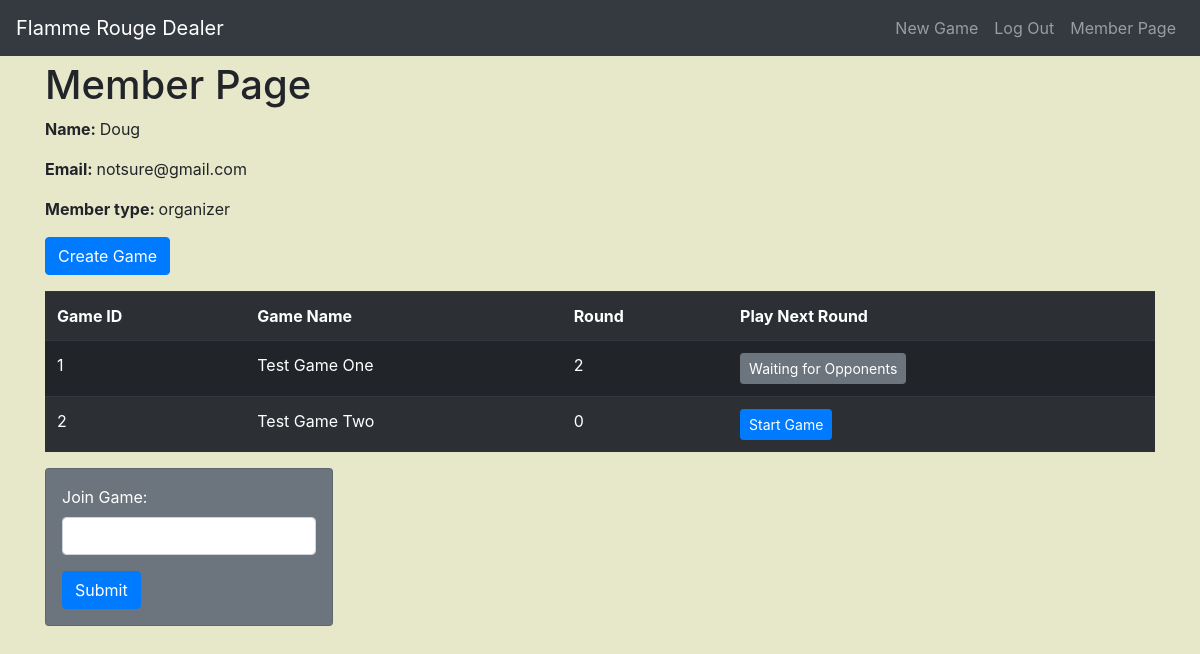
/member/member_page (signed in), run on an earlier commit of the app's database.
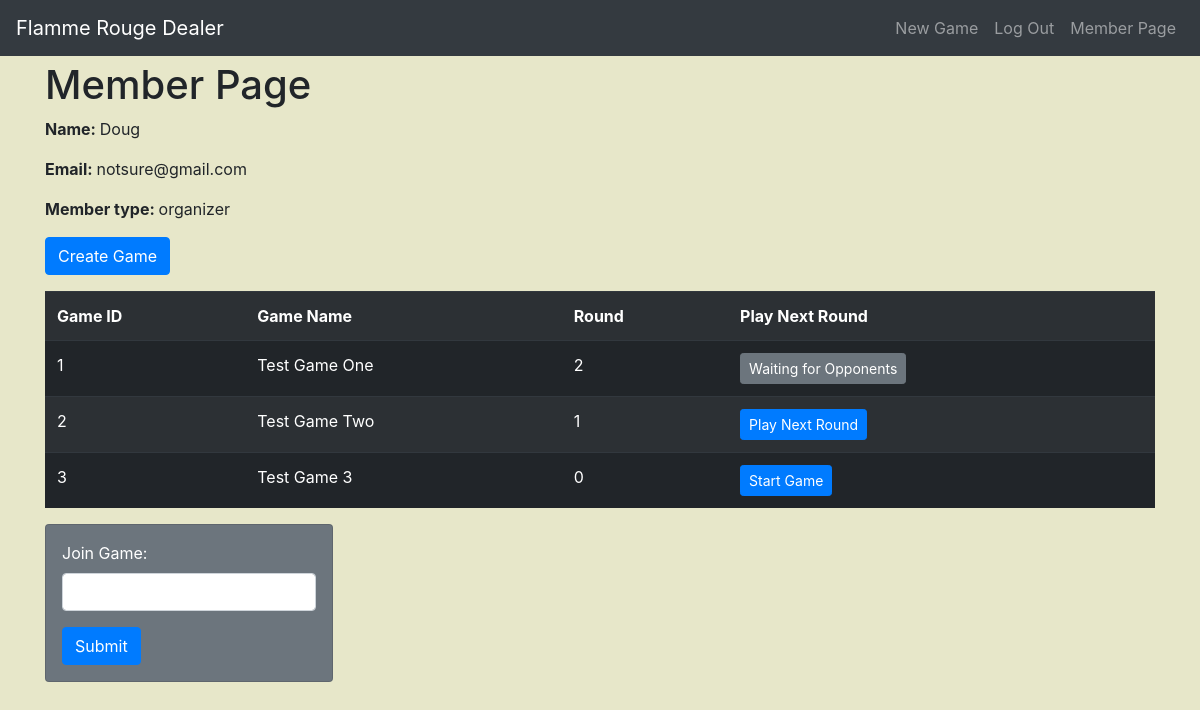
And on a later commit of the database.
### models.py (models this page shows, shortened)
class User(UserMixin, db.Model):
    __tablename__ = "User"
    id = db.Column(db.Integer, primary_key=True)
    username = db.Column(db.String(30), unique=True)
    password = db.Column(db.String(30))
    email = db.Column(db.String(30))
    account_type = db.Column(db.String(20))
    games = db.relationship("Game", secondary=game_to_user)

class Game(UserMixin, db.Model):
    __tablename__ = "Game"
    id = db.Column(db.Integer, primary_key=True)
    creator = db.Column(db.Integer, db.ForeignKey("User.id"), nullable=False)
    name = db.Column(db.String(30))
    active = db.Column(db.Boolean)
    limit = db.Column(db.Integer)
    users = db.relationship("User", secondary=game_to_user)
    options = db.Column(db.Text)

### blue/member/member.py (the view)
@member.route("/member_page")
@login_required
def member_page():
    [session.pop(key) for key in list(session.keys()) if key != '_flashes']
    member_games_info = []
    _users = controller.get_users_dict(current_user.id)
    users = _users[0]
    for game in users["games"]:
        this_game_info = {}
        this_game_info["game_id"] = game["id"]
        this_game_info["name"] = game["name"]
        this_turn_data = controller.get_latest_turn(game["id"], current_user.id)
        current_game_users = controller.get_games_users_dict(game['id'])
        user_list = current_game_users[0]['users']
        max_turn_list = []
        for user in user_list:
            max_turn = controller.get_latest_turn(game['id'], user['id'])
            if max_turn == None:
                max_turn_number = 0
            else:
                max_turn_number = max_turn.current_round
            max_turn_list.append(max_turn_number)
        if(len(set(max_turn_list))==1):
            this_game_info['same_turn'] = True
        else:
            this_game_info['same_turn'] = False
        if this_turn_data:
            this_game_info["current_round"] = this_turn_data.current_round
            this_game_info["turn_id"] = this_turn_data.id
        else:
            this_game_info["current_round"] = 0
        member_games_info.append(this_game_info)
    return render_template(
        "member/member_page.html", member_games_info=member_games_info
    )

### blue/admin/admin.py (called while the page is built)
@login_manager.user_loader
def load_user(user_id):
    return User.query.filter(User.id == int(user_id)).first()

### controller.py (called while the page is built)
def get_games(game_id=None):
    query = Game.query.filter(Game.active)
    if game_id is not None:
        query = query.filter(Game.id == game_id)
    games = query.all()
    return games

def get_users(user_id=None):
    query = User.query
    if user_id is not None:
        query = query.filter(User.id == user_id)
    users = query.all()
    return users

def get_users_dict(user_id=None):
    _users_dict = get_users(user_id)
    users_dict = [
        {
            "id": user.id,
            "username": user.username,
            "password": user.password,
            "email": user.email,
            "account_type": user.account_type,
            "games": [
                {
                    "id": game.id,
                    "creator": game.creator,
                    "name": game.name,
                    "active": game.active,
                    "limit": game.limit,
                    "options": game.options,
                }
                for game in user.games
            ],
        }
        for user in _users_dict
    ]
    return users_dict

def get_games_users_dict(game_id=None):
    _games = get_games(game_id=game_id)
    games = [
        {
            "id": game.id,
            "creator": game.creator,
            "name": game.name,
            "active": game.active,
            "limit": game.limit,
            "options": game.options,
            "users": [
                {
                    "id": user.id,
                    "username": user.username,
                    "password": user.password,
                    "email": user.email,
                    "account_type": user.account_type,
                }
                for user in game.users
            ],
        }
        for game in _games
    ]
    return games

def get_latest_turn(game_id, user_id):
    latest_turn_info = (
        TurnInfo.query.filter_by(game_id=game_id)
        .filter_by(user_id=user_id)
        .order_by(TurnInfo.id.desc())
        .first()
    )
    return latest_turn_info

### templates/member/member_page.html (shortened to what this page needs)
{% extends 'base.html' %}
{% block body %}
<h1>Member Page</h1>
<p><strong>Name: </strong> {{ current_user.username }}</p>
<p><strong>Email: </strong> {{ current_user.email }}</p>
<p><strong>Member type: </strong> {{ current_user.account_type }}</p>
{% if current_user.account_type == 'admin' or current_user.account_type == 'organizer' %}
    <p><a href="{{ url_for("member.create_game_form")}}" class="btn btn-primary" role="button">Create Game</a></p>
{% endif %}
<table class="table table-striped table-dark">
    <tr>
        <th>
            Game ID
        </th>
        <th>
            Game Name
        </th>
        <th>
            Round
        </th>
        <th>
            Play Next Round
        </th>
    </tr>
    {% for game in member_games_info %}
        <tr>
            <td>{{ game.game_id }}</td>
            <td>{{ game.name }}</td>
                <td>{{ game.current_round }}</td>
            <td>
            {% if game.current_round == 0 %}
                <a href="/member/initial_PBEM_turn/{{ game.game_id }}" class="btn btn-primary btn-sm" role="button">Start Game</a>
            {% elif game.same_turn %}
                <a href="/member/play_next_turn/{{ game.turn_id }}" class="btn btn-primary btn-sm" role="button">Play Next Round</a>
            {% else %}
                <a href="#" class="btn btn-secondary btn-sm" role="button">Waiting for Opponents</a>
            {% endif%}
            </td>
        </tr>
    {% endfor %}
</table>
<div class="row">
    <div class="col-6">
        <div class="card text-white bg-secondary p-3" style="max-width: 18rem;">
            <form action="{{ url_for("member.join_game")}}" method="POST">
                <div class="form-group">
                    <label class="mr-2" for="join_game">Join Game:</label>
                    <input type="join_game" name="join_game" class="form-control mr-2" id="join_game" aria-describedby="join_game">
                </div>
                <button type="submit" class="btn btn-primary">Submit</button>
            </form>
        </div>
    </div>
</div>
{% endblock %}

### templates/base.html (shortened to what this page needs)
<!doctype html>
<html lang="en">
  <head>
    <link rel="stylesheet" href="https://maxcdn.bootstrapcdn.com/bootstrap/4.0.0/css/bootstrap.min.css">
    <link rel=stylesheet type=text/css href="{{ url_for('static', filename='custom.css') }}">
  </head>
  <body>
    <nav class="navbar navbar-dark bg-dark navbar-expand-md">
        <a class="navbar-brand" href="#">Flamme Rouge Dealer</a>
        <div class="collapse navbar-collapse" id="navbarCollapse">
            <ul class="navbar-nav ml-auto">
                <li class="navbar-item">
                    <a href="/" class="nav-link">New Game</a>
                </li>
                <li class="navbar-item">
                {% if current_user.is_authenticated %}
                    <a href="{{ url_for('member.logout')}}" class="nav-link">Log Out</a>
                {% else %}
                    <a href="{{ url_for('member.member_login')}}" class="nav-link">Login</a>
                {% endif %}
                </li>
                {% if current_user.is_authenticated %}
                <li class="navbar-item">
                    <a href="{{ url_for('member.member_page')}}" class="nav-link">Member Page</a>
                </li>
                {% endif %}
            </ul>
        </div>
    </nav>
    <div class="container">
        <div class="row pt-1">
            <div class="col-md-2">
            </div>
        </div>
        {% block body %} {% endblock %}
    </div>
  </body>
</html>

### static/custom.css (style rules this page uses)
body { background-color: #E7E7C9; padding-bottom: 50px; }

What changed in the data, as far as the page shows it:
computed for Game "Test Game Two": current_round "0" → "1"; text "Start Game" → "Play Next Round"
added Game: game_id "3", name "Test Game 3", current_round "0"
